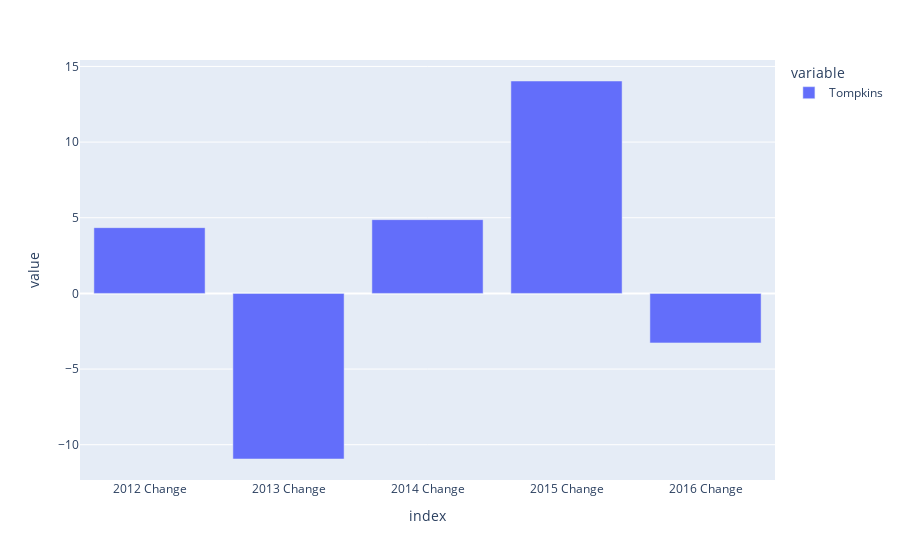

Source (notebook cell):
### Code cell
fig = px.bar(ny_by_county_change['Tompkins'])
fig.show()

### Figure 1 — Plotly figure (JSON) as saved in the notebook; plotly's stock layout.template omitted (floating-point values rounded to 4 significant figures)
{"data": [{"alignmentgroup": "True", "hovertemplate": "variable=Tompkins<br>index=%{x}<br>value=%{y}<extra></extra>", "legendgroup": "Tompkins", "marker": {"color": "#636efa", "pattern": {"shape": ""}}, "name": "Tompkins", "offsetgroup": "Tompkins", "orientation": "v", "showlegend": true, "textposition": "auto", "type": "bar", "x": ["2012 Change", "2013 Change", "2014 Change", "2015 Change", "2016 Change"], "xaxis": "x", "y": [4.345, -10.95, 4.873, 14.04, -3.273], "yaxis": "y"}], "layout": {"barmode": "relative", "legend": {"title": {"text": "variable"}, "tracegroupgap": 0}, "margin": {"t": 60}, "xaxis": {"anchor": "y", "domain": [0, 1], "title": {"text": "index"}}, "yaxis": {"anchor": "x", "domain": [0, 1], "title": {"text": "value"}}}}
